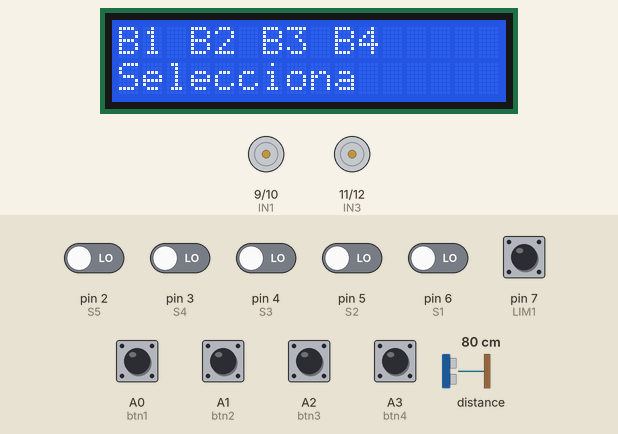
Bench run of a sketch on a simulated Arduino Uno, built with avr-gcc and run on an emulated ATmega328P. Shown: 16×2 character LCD, motor-driver pin pairs drawn as motors (green arrow = first pin HIGH = forward, orange = second pin HIGH = backward, longer = more drive). The test bench sets the inputs (shaded band); at power-on: pin 7 (LIM1) HIGH, A0 (btn1), A1 (btn2), A2 (btn3), A3 (btn4), pin 2 (S5), pin 3 (S4), pin 4 (S3), pin 5 (S2), pin 6 (S1) LOW, distance to the obstacle 80 cm. The echo pulse lasts 58.3 µs per cm.

Above: at 3.2 s.
3.3 s: A1 (btn2) pulled HIGH for 0.15 s
At 4.6 s:
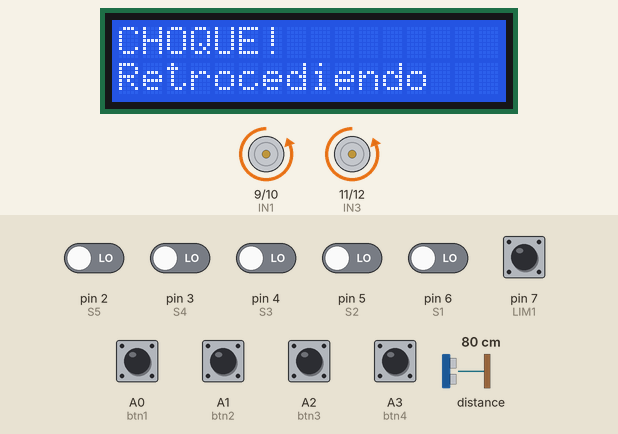
6.4 s: A3 (btn4) pulled HIGH for 0.15 s
At 7.9 s:
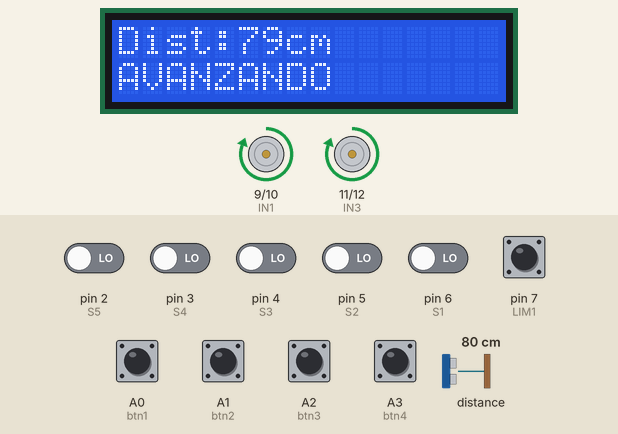
8.2 s: A2 (btn3) pulled HIGH for 0.15 s
At 8.39 s:
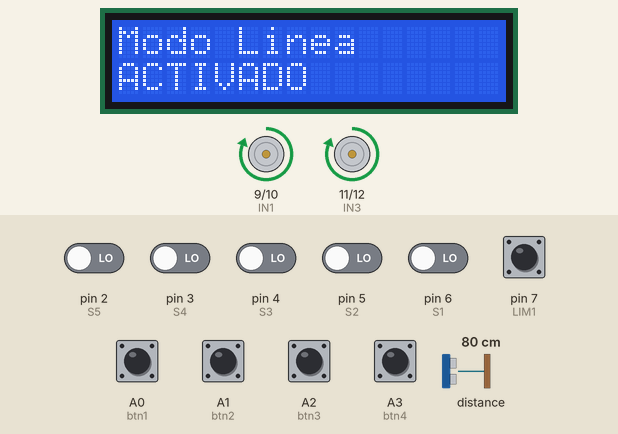
11.3 s: A0 (btn1) pulled HIGH for 0.15 s
At 12.8 s:
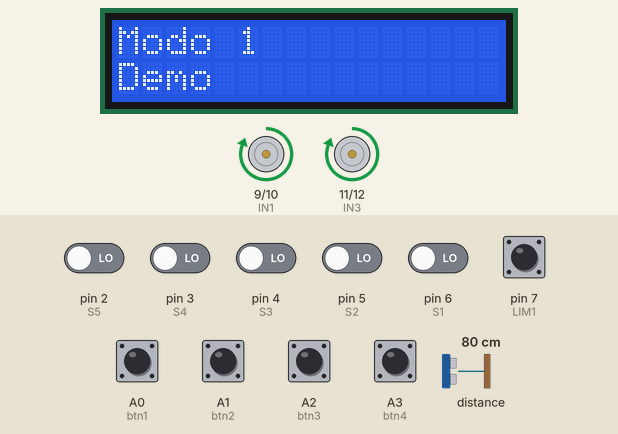
14.4 s: A2 (btn3) driven HIGH
At 17.0 s:
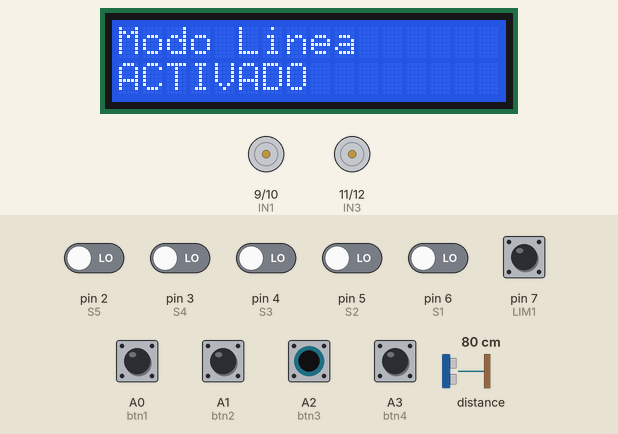
17.4 s: A2 (btn3) driven LOW
At 17.59 s:
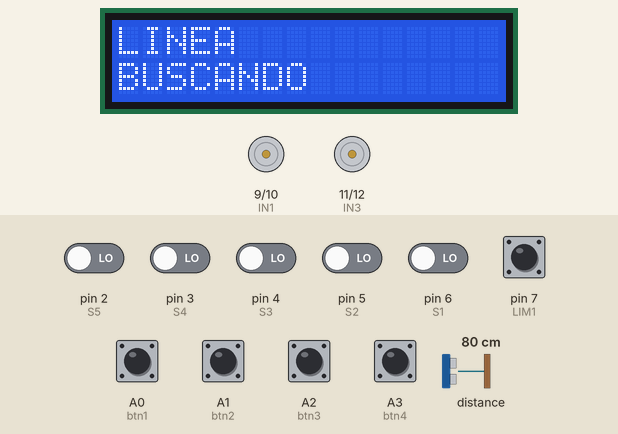
Timing chart, 0 to 20.4 s (numbered marks = the images above; inputs shaded):
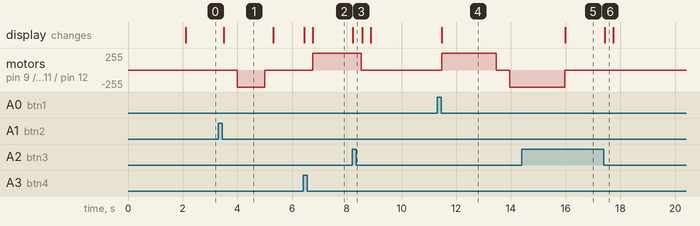

The sketch:

Movil.ino
```cpp
#include <Wire.h>
#include <LiquidCrystal_I2C.h>

//================ LCD =================
LiquidCrystal_I2C lcd(0x27, 16, 2);

//================ MOTORES =================
int IN1 = 9;
int IN2 = 10;
int IN3 = 11;
int IN4 = 12;

//================ BOTONES =================
int btn1 = A0;
int btn2 = A1;
int btn3 = A2;
int btn4 = A3;

//================ LIMITES =================
int LIM1 = 7;
int LIM2 = 8;

//================ LINEA =================
int S5 = 2;
int S4 = 3;
int S3 = 4;
int S2 = 5;
int S1 = 6;

//================ ULTRASONIDO =================
int TRIG = 13;
int ECHO = 0;

//================ VARIABLES =================
bool modoLinea = false;
bool modoUltra = false;

bool antBtn3 = LOW;
bool antBtn4 = LOW;

//================================================
// LCD
//================================================
void mensajeLCD(String a, String b) {
  lcd.clear();
  lcd.setCursor(0, 0);
  lcd.print(a);
  lcd.setCursor(0, 1);
  lcd.print(b);
}

//================================================
// MOVIMIENTO
//================================================
void avanzar() {
  digitalWrite(IN1, HIGH);
  digitalWrite(IN2, LOW);
  digitalWrite(IN3, HIGH);
  digitalWrite(IN4, LOW);
}

void retroceder() {
  digitalWrite(IN1, LOW);
  digitalWrite(IN2, HIGH);
  digitalWrite(IN3, LOW);
  digitalWrite(IN4, HIGH);
}

void detener() {
  digitalWrite(IN1, LOW);
  digitalWrite(IN2, LOW);
  digitalWrite(IN3, LOW);
  digitalWrite(IN4, LOW);
}

// Giro suave derecha
void derecha() {
  digitalWrite(IN1, HIGH);
  digitalWrite(IN2, LOW);
  digitalWrite(IN3, LOW);
  digitalWrite(IN4, LOW);
}

// Giro suave izquierda
void izquierda() {
  digitalWrite(IN1, LOW);
  digitalWrite(IN2, LOW);
  digitalWrite(IN3, HIGH);
  digitalWrite(IN4, LOW);
}

//================================================
// DISTANCIA
//================================================
long medirDistancia() {
  digitalWrite(TRIG, LOW);
  delayMicroseconds(5);
  digitalWrite(TRIG, HIGH);
  delayMicroseconds(10);
  digitalWrite(TRIG, LOW);

  long duracion = pulseIn(ECHO, HIGH, 30000);
  if (duracion == 0) return 999;
  return duracion * 0.034 / 2;
}

//================================================
// SETUP
//================================================
void setup() {
  pinMode(IN1, OUTPUT);
  pinMode(IN2, OUTPUT);
  pinMode(IN3, OUTPUT);
  pinMode(IN4, OUTPUT);

  pinMode(btn1, INPUT);
  pinMode(btn2, INPUT);
  pinMode(btn3, INPUT);
  pinMode(btn4, INPUT);

  // LIMITES NC
  pinMode(LIM1, INPUT_PULLUP);
  pinMode(LIM2, INPUT_PULLUP);

  pinMode(S1, INPUT);
  pinMode(S2, INPUT);
  pinMode(S3, INPUT);
  pinMode(S4, INPUT);
  pinMode(S5, INPUT);

  pinMode(TRIG, OUTPUT);
  pinMode(ECHO, INPUT);

  lcd.init();
  lcd.backlight();

  mensajeLCD("Hola, soy", "ROBOTINA");
  delay(2000);
}

//================================================
// LOOP
//================================================
void loop() {

  //================ MENU =================
  if (!modoLinea && !modoUltra) {
    mensajeLCD("B1 B2 B3 B4", "Selecciona");
  }

  //================ BOTON 1 =================
  if (digitalRead(btn1) == HIGH) {
    while (digitalRead(btn1) == HIGH);

    mensajeLCD("Modo 1", "Demo");

    avanzar();
    delay(2000);

    detener();
    delay(500);

    retroceder();
    delay(2000);

    detener();
  }

  //================ BOTON 2 =================
  else if (digitalRead(btn2) == HIGH) {
    while (digitalRead(btn2) == HIGH);

    mensajeLCD("Modo 2", "Hasta choque");

    while (true) {

      // choque en limites NC
      if (digitalRead(LIM1) == HIGH || digitalRead(LIM2) == HIGH) {
        detener();
        mensajeLCD("CHOQUE!", "Retrocediendo");
        delay(500);

        retroceder();
        delay(1000);

        detener();
        break;
      }

      if (digitalRead(btn2) == HIGH) {
        while (digitalRead(btn2) == HIGH);
        detener();
        mensajeLCD("Modo 2", "Cancelado");
        break;
      }

      avanzar();
    }
  }

  //================ BOTON 3 =================
  bool estBtn3 = digitalRead(btn3);

  if (estBtn3 == HIGH && antBtn3 == LOW) {
    modoLinea = !modoLinea;
    modoUltra = false;

    if (modoLinea) {
      mensajeLCD("Modo Linea", "ACTIVADO");
    } else {
      detener();
      mensajeLCD("Modo Linea", "CANCELADO");
    }

    delay(300);
    while (digitalRead(btn3) == HIGH);
  }

  antBtn3 = digitalRead(btn3);

  //================ BOTON 4 =================
  bool estBtn4 = digitalRead(btn4);

  if (estBtn4 == HIGH && antBtn4 == LOW) {
    modoUltra = !modoUltra;
    modoLinea = false;

    if (modoUltra) {
      mensajeLCD("Modo Ultra", "ACTIVADO");
    } else {
      detener();
      mensajeLCD("Modo Ultra", "CANCELADO");
    }

    delay(300);
    while (digitalRead(btn4) == HIGH);
  }

  antBtn4 = digitalRead(btn4);

  //================ LINEA =================
  if (modoLinea) {

    // choque en linea
    if (digitalRead(LIM1) == HIGH || digitalRead(LIM2) == HIGH) {
      detener();
      mensajeLCD("CHOQUE!", "Detenido");
      modoLinea = false;
    }

    int v1 = digitalRead(S1);
    int v2 = digitalRead(S2);
    int v3 = digitalRead(S3);
    int v4 = digitalRead(S4);
    int v5 = digitalRead(S5);

    if (v3 == HIGH) {
      avanzar();
      mensajeLCD("LINEA", "FRENTE");
    }
    else if (v4 == HIGH || v5 == HIGH) {
      derecha();
      mensajeLCD("LINEA", "DERECHA");
      delay(50);
    }
    else if (v1 == HIGH || v2 == HIGH) {
      izquierda();
      mensajeLCD("LINEA", "IZQUIERDA");
      delay(50);
    }
    else {
      detener();
      mensajeLCD("LINEA", "BUSCANDO");
    }
  }

  //================ ULTRA =================
  if (modoUltra) {
    long d = medirDistancia();

    lcd.setCursor(0, 0);
    lcd.print("Dist:");
    lcd.print(d);
    lcd.print("cm   ");

    if (d < 10) {
      lcd.setCursor(0, 1);
      lcd.print("OBSTACULO!");

      detener();
      delay(200);

      retroceder();
      delay(500);

      derecha();
      delay(500);
    } else {
      lcd.setCursor(0, 1);
      lcd.print("AVANZANDO ");
      avanzar();
    }
  }
}
```

Measured:
- after the input at 3.3 s, motor on pin 9 (IN1) / pin 10 (IN2), motor on pin 11 (IN3) / pin 12 (IN4): stopped → backward 255/255 after 0.69 s, → stopped 1.0 s later; the display: changes after 0.19 s (image 1)
- after the input at 6.4 s, motor on pin 9 (IN1) / pin 10 (IN2), motor on pin 11 (IN3) / pin 12 (IN4): stopped → forward 255/255 after 0.36 s; the display: first changes at once (image 2 shows a later state)
- after the input at 8.2 s, motor on pin 9 (IN1) / pin 10 (IN2), motor on pin 11 (IN3) / pin 12 (IN4): forward 255/255 → stopped after 0.32 s; the display: changes at once (image 3)
- after the input at 11.3 s, motor on pin 9 (IN1) / pin 10 (IN2), motor on pin 11 (IN3) / pin 12 (IN4): stopped → forward 255/255 after 0.16 s, → stopped 2.0 s later, → backward 255/255 0.50 s later; the display: changes after 0.16 s (image 4)
- after the input at 14.4 s, the display: changes after 1.6 s (image 5)
- after the input at 17.4 s, the display: changes at once (image 6)
- what the display in image 1 shows lasts 1.8 s, from 3.5 s to 5.3 s
